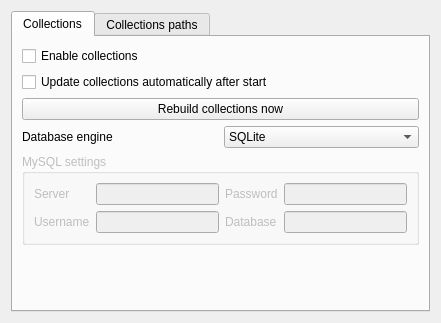
<?xml version="1.0" encoding="UTF-8"?>
<ui version="4.0">
 <class>Collections</class>
 <widget class="QWidget" name="Collections">
  <property name="geometry">
   <rect>
    <x>0</x>
    <y>0</y>
    <width>441</width>
    <height>323</height>
   </rect>
  </property>
  <property name="windowTitle">
   <string>Form</string>
  </property>
  <layout class="QGridLayout" name="gridLayout">
   <item row="0" column="0">
    <widget class="QTabWidget" name="tabWidget">
     <property name="currentIndex">
      <number>0</number>
     </property>
     <widget class="QWidget" name="collectionsTab">
      <attribute name="title">
       <string>Collections</string>
      </attribute>
      <layout class="QVBoxLayout" name="verticalLayout_2">
       <item>
        <widget class="QCheckBox" name="enableCollectionsCheckbox">
         <property name="text">
          <string>Enable collections</string>
         </property>
        </widget>
       </item>
       <item>
        <widget class="QCheckBox" name="autoupdateCollectionsCheckbox">
         <property name="text">
          <string>Update collections automatically after start</string>
         </property>
        </widget>
       </item>
       <item>
        <widget class="QPushButton" name="rebuildCollectionsButton">
         <property name="text">
          <string>Rebuild collections now</string>
         </property>
        </widget>
       </item>
       <item>
        <layout class="QHBoxLayout" name="horizontalLayout_2">
         <item>
          <widget class="QLabel" name="label">
           <property name="text">
            <string>Database engine</string>
           </property>
          </widget>
         </item>
         <item>
          <widget class="QComboBox" name="dbEngineCombo">
           <item>
            <property name="text">
             <string>SQLite</string>
            </property>
           </item>
           <item>
            <property name="text">
             <string>MySQL</string>
            </property>
           </item>
          </widget>
         </item>
        </layout>
       </item>
       <item>
        <widget class="QGroupBox" name="mysqlSettings">
         <property name="enabled">
          <bool>false</bool>
         </property>
         <property name="title">
          <string>MySQL settings</string>
         </property>
         <layout class="QGridLayout" name="gridLayout_2">
          <item row="0" column="0">
           <widget class="QLabel" name="label_3">
            <property name="text">
             <string>Server</string>
            </property>
           </widget>
          </item>
          <item row="0" column="1">
           <widget class="QLineEdit" name="mysqlServerEdit"/>
          </item>
          <item row="0" column="2">
           <widget class="QLabel" name="label_4">
            <property name="text">
             <string>Password</string>
            </property>
           </widget>
          </item>
          <item row="0" column="3">
           <widget class="QLineEdit" name="mysqlPasswordEdit">
            <property name="echoMode">
             <enum>QLineEdit::Password</enum>
            </property>
           </widget>
          </item>
          <item row="1" column="0">
           <widget class="QLabel" name="label_2">
            <property name="text">
             <string>Username</string>
            </property>
           </widget>
          </item>
          <item row="1" column="1">
           <widget class="QLineEdit" name="mysqlUsernameEdit"/>
          </item>
          <item row="1" column="2">
           <widget class="QLabel" name="label_5">
            <property name="text">
             <string>Database</string>
            </property>
           </widget>
          </item>
          <item row="1" column="3">
           <widget class="QLineEdit" name="mysqlDatabaseEdit"/>
          </item>
         </layout>
        </widget>
       </item>
       <item>
        <spacer name="verticalSpacer_2">
         <property name="orientation">
          <enum>Qt::Vertical</enum>
         </property>
         <property name="sizeHint" stdset="0">
          <size>
           <width>20</width>
           <height>40</height>
          </size>
         </property>
        </spacer>
       </item>
      </layout>
     </widget>
     <widget class="QWidget" name="collectionsPathsTab">
      <attribute name="title">
       <string>Collections paths</string>
      </attribute>
      <layout class="QHBoxLayout" name="horizontalLayout">
       <item>
        <widget class="QListWidget" name="collectionsPathsList"/>
       </item>
       <item>
        <layout class="QVBoxLayout" name="verticalLayout">
         <item>
          <widget class="QPushButton" name="addPathButton">
           <property name="text">
            <string>Add...</string>
           </property>
          </widget>
         </item>
         <item>
          <widget class="QPushButton" name="removePathButton">
           <property name="text">
            <string>Remove</string>
           </property>
          </widget>
         </item>
         <item>
          <widget class="QPushButton" name="removeAllPathsButton">
           <property name="text">
            <string>Remove all</string>
           </property>
          </widget>
         </item>
         <item>
          <spacer name="verticalSpacer">
           <property name="orientation">
            <enum>Qt::Vertical</enum>
           </property>
           <property name="sizeHint" stdset="0">
            <size>
             <width>20</width>
             <height>40</height>
            </size>
           </property>
          </spacer>
         </item>
        </layout>
       </item>
      </layout>
     </widget>
    </widget>
   </item>
  </layout>
 </widget>
 <resources/>
 <connections/>
</ui>
